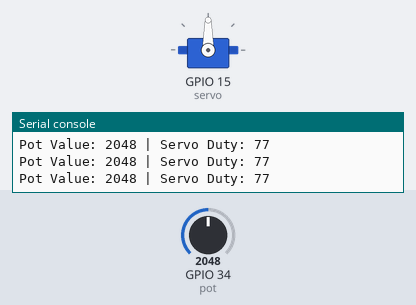
This program was run on a simulated ESP32 board running MicroPython. On the bench: servo, the last lines printed to the serial console. The inputs (shaded band) are chosen by the test bench; at power-on: GPIO 34 (pot) = 2048 (analog values on the 0–4095 scale). Servo angles are drawn from the pulse width (0.5 ms = 0°, 2.5 ms = 180°).

Above: at 1.2 s.
1.3 s: GPIO 34 (pot) set to 2866
At 1.8 s:
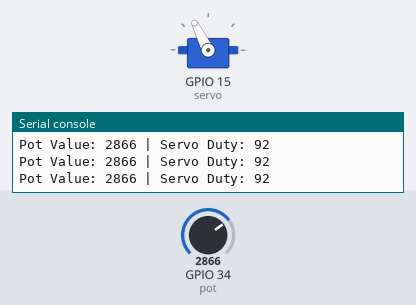
2.8 s: GPIO 34 (pot) set to 3603
At 3.4 s:
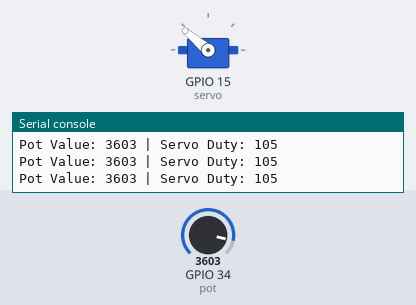
4.3 s: GPIO 34 (pot) set to 1228
At 5.1 s:
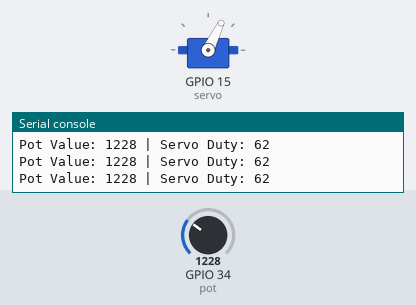
5.8 s: GPIO 34 (pot) set to 491
At 6.2 s:
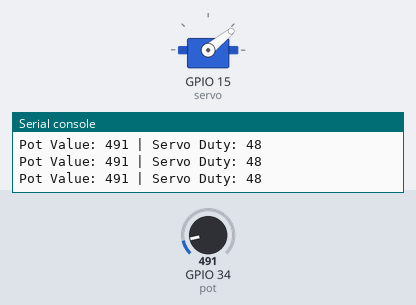
7.3 s: GPIO 34 (pot) set to 2047
At 7.8 s:
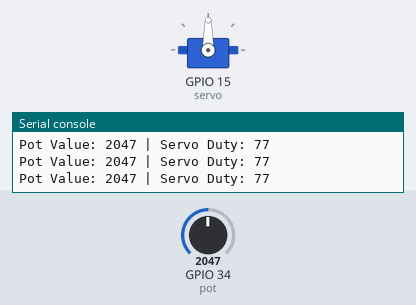
Timing chart, 0 to 9.8 s (numbered marks = the images above; inputs shaded):
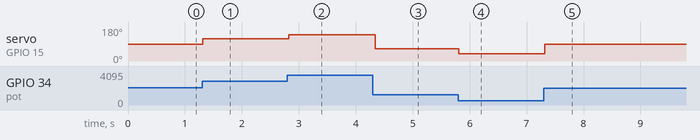

The program:

task1_servo.py
```python
from machine import Pin, PWM, ADC
import time

# ADC Configuration (Potentiometer on GPIO 34)
pot = ADC(Pin(34))
pot.atten(ADC.ATTN_11DB)

# PWM Configuration (Servo on GPIO 15, 50Hz)
servo = PWM(Pin(15), freq=50)

def map_value(x, in_min, in_max, out_min, out_max):
    return int((x - in_min) * (out_max - out_min) / (in_max - in_min) + out_min)

print("--- Task 1: Servo Motor Control Started ---")

while True:
    val = pot.read() # Reading ADC (0-4095)
    duty = map_value(val, 0, 4095, 40, 115) # Mapping to Servo Duty Cycle
    servo.duty(duty)
    print(f"Pot Value: {val} | Servo Duty: {duty}")
    time.sleep(0.05)
```

Measured:
- after the input at 1.3 s, servo on GPIO 15 (servo): 90° → 117° at once
- after the input at 2.8 s, servo on GPIO 15 (servo): 117° → 140° at once
- after the input at 4.3 s, servo on GPIO 15 (servo): 140° → 64° at once
- after the input at 5.8 s, servo on GPIO 15 (servo): 64° → 39° at once
- after the input at 7.3 s, servo on GPIO 15 (servo): 39° → 90° at once
